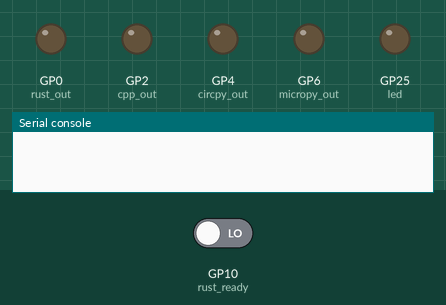
Simulated run of this program. Board: Raspberry Pi Pico running MicroPython. Shown: output pins drawn as LEDs (lit = HIGH), the last lines printed to the serial console. The test bench sets the inputs (shaded band); at power-on: GP10 (rust_ready) LOW.

Above: at 0.01 s.
At 0.6 s:
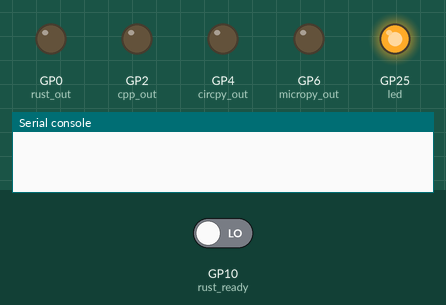
Timing chart, 0 to 2.1 s (numbered marks = the images above):
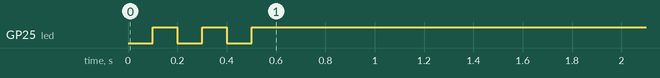

The program:

main.py
```python
import time
from machine import Pin
import rp2

NUM_TESTS = 1
TEST_DELAY = 500

RUST_OUT_PIN = 0
RUST_IN_PIN = 1
CPP_OUT_PIN = 2
CPP_IN_PIN = 3
CIRCPY_OUT_PIN = 4
CIRCPY_IN_PIN = 5
MICROPY_OUT_PIN = 6
MICROPY_IN_PIN = 7
RUST_READY_PIN = 10
CPP_READY_PIN = 11
CIRCPY_READY_PIN = 12
MICROPY_READY_PIN = 13

# Onboard LED setup
led = Pin("LED", Pin.OUT)

def log_to_file(message):
    with open("output.txt", "a") as f:
        f.write(message)

# PIO program to wait for a rising edge and record time
@rp2.asm_pio()
def wait_for_high():
    # Wait for input pin to go high
    wait(1, pin, 0)

    # Push the current cycle count to the FIFO
    mov(isr, pins)
    push(noblock)

def measure_response_time(output_pin_num, input_pin_num):

    output_pin = Pin(output_pin_num, Pin.OUT)
    input_pin = Pin(input_pin_num, Pin.IN, Pin.PULL_DOWN)

    # Initialize PIO State Machine
    sm = rp2.StateMachine(
        0,                          # Use StateMachine 0
        wait_for_high,              # PIO program
        in_base=input_pin,          # Watch this input pin
        jmp_pin=input_pin           # Jump condition tied to input
    )

    # setup
    output_pin.low()
    time.sleep_us(50) # delay for safety

    # Start PIO SM
    sm.active(1)
    sm.restart()

    output_pin.high() # start test
    start_cpu = time.ticks_cpu()  # CPU cycle count at start of test

    # Wait for PIO to detect rising edge and return cycle count
    pio_cycles = sm.get()

    end_cpu = time.ticks_cpu() # CPU cycle count at end of test
    cpu_cycles = time.ticks_diff(end_cpu, start_cpu)

    cpu_time_us = cpu_cycles * 0.001  # CPU time in ms

    # cleanup
    output_pin.low()
    sm.active(0)

    return "{:0.4f}".format(cpu_time_us)

def flash_led(times, delay_ms=100):
    led.off()
    time.sleep_ms(100)
    for i in range(times):
        led.on()
        time.sleep_ms(delay_ms)
        led.off()
        time.sleep_ms(delay_ms)

######################### MAIN #########################

rust_out = Pin(RUST_OUT_PIN, Pin.OUT)
cpp_out = Pin(CPP_OUT_PIN, Pin.OUT)
circpy_out = Pin(CIRCPY_OUT_PIN, Pin.OUT)
micropy_out = Pin(MICROPY_OUT_PIN, Pin.OUT)

rust_out.low()
cpp_out.low()
circpy_out.low()
micropy_out.low()

rust_ready = Pin(RUST_READY_PIN, Pin.IN, Pin.PULL_DOWN)
cpp_ready = Pin(CPP_READY_PIN, Pin.IN, Pin.PULL_DOWN)
circpy_ready = Pin(CIRCPY_READY_PIN, Pin.IN, Pin.PULL_DOWN)
micropy_ready = Pin(MICROPY_READY_PIN, Pin.IN, Pin.PULL_DOWN)

rust_in = Pin(RUST_IN_PIN, Pin.IN)
cpp_in = Pin(CPP_IN_PIN, Pin.IN)
circpy_in = Pin(CIRCPY_IN_PIN, Pin.IN)
micropy_in = Pin(MICROPY_IN_PIN, Pin.IN)

flash_led(2)  # Startup indicator

"""
log_to_file("New test - prevented compiler optimization")
log_to_file("Rust [4] then C++ [4] then CircuitPython [4] then MicroPython [4]")
log_to_file("GPIO, Bubble sort, Alloc, Fibonacci")
"""

for i in range(NUM_TESTS):

    print()

    led.on()
    while True:
        if rust_ready.value() and cpp_ready.value() and micropy_ready.value() and circpy_ready.value():
            break
    led.off()

    print("[" + str(i+1) + "]")

    ################ Rust ################

    print("Rust")

    time.sleep_ms(TEST_DELAY)
    while rust_in.value():
        pass
    print("    GPIO = ", end="")
    rust_io_str = measure_response_time(RUST_OUT_PIN, RUST_IN_PIN)
    print(rust_io_str + " ms")

    time.sleep_ms(TEST_DELAY)
    while rust_in.value():
        pass
    print("    bubble sort = ", end="")
    rust_bs_str = measure_response_time(RUST_OUT_PIN, RUST_IN_PIN)
    print(rust_bs_str + " ms")

    time.sleep_ms(TEST_DELAY)
    while rust_in.value():
        pass
    print("    memory allocation = ", end="")
    rust_ma_str = measure_response_time(RUST_OUT_PIN, RUST_IN_PIN)
    print(rust_ma_str + " ms")

    time.sleep_ms(TEST_DELAY)
    while rust_in.value():
        pass
    print("    fibonacci = ", end="")
    rust_fb_str = measure_response_time(RUST_OUT_PIN, RUST_IN_PIN)
    print(rust_fb_str + " ms")

    ################ C++ ################

    print("C++")

    time.sleep_ms(TEST_DELAY)
    while cpp_in.value():
        pass
    print("    GPIO = ", end="")
    cpp_io_str = measure_response_time(CPP_OUT_PIN, CPP_IN_PIN)
    print(cpp_io_str + " ms")

    time.sleep_ms(TEST_DELAY)
    while cpp_in.value():
        pass
    print("    bubble sort = ", end="")
    cpp_bs_str = measure_response_time(CPP_OUT_PIN, CPP_IN_PIN)
    print(cpp_bs_str + " ms")

    time.sleep_ms(TEST_DELAY)
    while cpp_in.value():
        pass
    print("    memory allocation = ", end="")
    cpp_ma_str = measure_response_time(CPP_OUT_PIN, CPP_IN_PIN)
    print(cpp_ma_str + " ms")

    time.sleep_ms(TEST_DELAY)
    while cpp_in.value():
        pass
    print("    fibonacci = ", end="")
    cpp_fb_str = measure_response_time(CPP_OUT_PIN, CPP_IN_PIN)
    print(cpp_fb_str + " ms")

    ################ CircuitPython ################

    print("CircuitPython")

    time.sleep_ms(TEST_DELAY)
    while circpy_in.value():
        pass
    print("    GPIO = ", end="")
    circpy_io_str = measure_response_time(CIRCPY_OUT_PIN, CIRCPY_IN_PIN)
    print(circpy_io_str + " ms")

    time.sleep_ms(TEST_DELAY)
    while circpy_in.value():
        pass
    print("    bubble sort = ", end="")
    circpy_bs_str = measure_response_time(CIRCPY_OUT_PIN, CIRCPY_IN_PIN)
    print(circpy_bs_str + " ms")

    time.sleep_ms(TEST_DELAY)
    while circpy_in.value():
        pass
    print("    memory allocation = ", end="")
    circpy_ma_str = measure_response_time(CIRCPY_OUT_PIN, CIRCPY_IN_PIN)
    print(circpy_ma_str + " ms")

    time.sleep_ms(TEST_DELAY)
    while circpy_in.value():
        pass
    print("    fibonacci = ", end="")
    circpy_fb_str = measure_response_time(CIRCPY_OUT_PIN, CIRCPY_IN_PIN)
    print(circpy_fb_str + " ms")

    ################ MicroPython ################

    print("MicroPython")

    time.sleep_ms(TEST_DELAY)
    while micropy_in.value():
        pass
    print("    GPIO = ", end="")
    micropy_io_str = measure_response_time(MICROPY_OUT_PIN, MICROPY_IN_PIN)
    print(micropy_io_str + " ms")

    time.sleep_ms(TEST_DELAY)
    while micropy_in.value():
        pass
    print("    bubble sort = ", end="")
    micropy_bs_str = measure_response_time(MICROPY_OUT_PIN, MICROPY_IN_PIN)
    print(micropy_bs_str + " ms")

    time.sleep_ms(TEST_DELAY)
    while micropy_in.value():
        pass
    print("    memory allocation = ", end="")
    micropy_ma_str = measure_response_time(MICROPY_OUT_PIN, MICROPY_IN_PIN)
    print(micropy_ma_str + " ms")

    time.sleep_ms(TEST_DELAY)
    while micropy_in.value():
        pass
    print("    fibonacci = ", end="")
    micropy_fb_str = measure_response_time(MICROPY_OUT_PIN, MICROPY_IN_PIN)
    print(micropy_fb_str + " ms")

    file_str = ""

    #file_str += str(i+1) + ","

    file_str += rust_io_str + ","
    file_str += rust_bs_str + ","
    file_str += rust_ma_str + ","
    file_str += rust_fb_str + ","

    file_str += cpp_io_str + ","
    file_str += cpp_bs_str + ","
    file_str += cpp_ma_str + ","
    file_str += cpp_fb_str + ","

    file_str += circpy_io_str + ","
    file_str += circpy_bs_str + ","
    file_str += circpy_ma_str + ","
    file_str += circpy_fb_str + ","

    file_str += micropy_io_str + ","
    file_str += micropy_bs_str + ","
    file_str += micropy_ma_str + ","
    file_str += micropy_fb_str

    log_to_file(file_str + "\n")

    flash_led(3)  # Completion indicator
```
